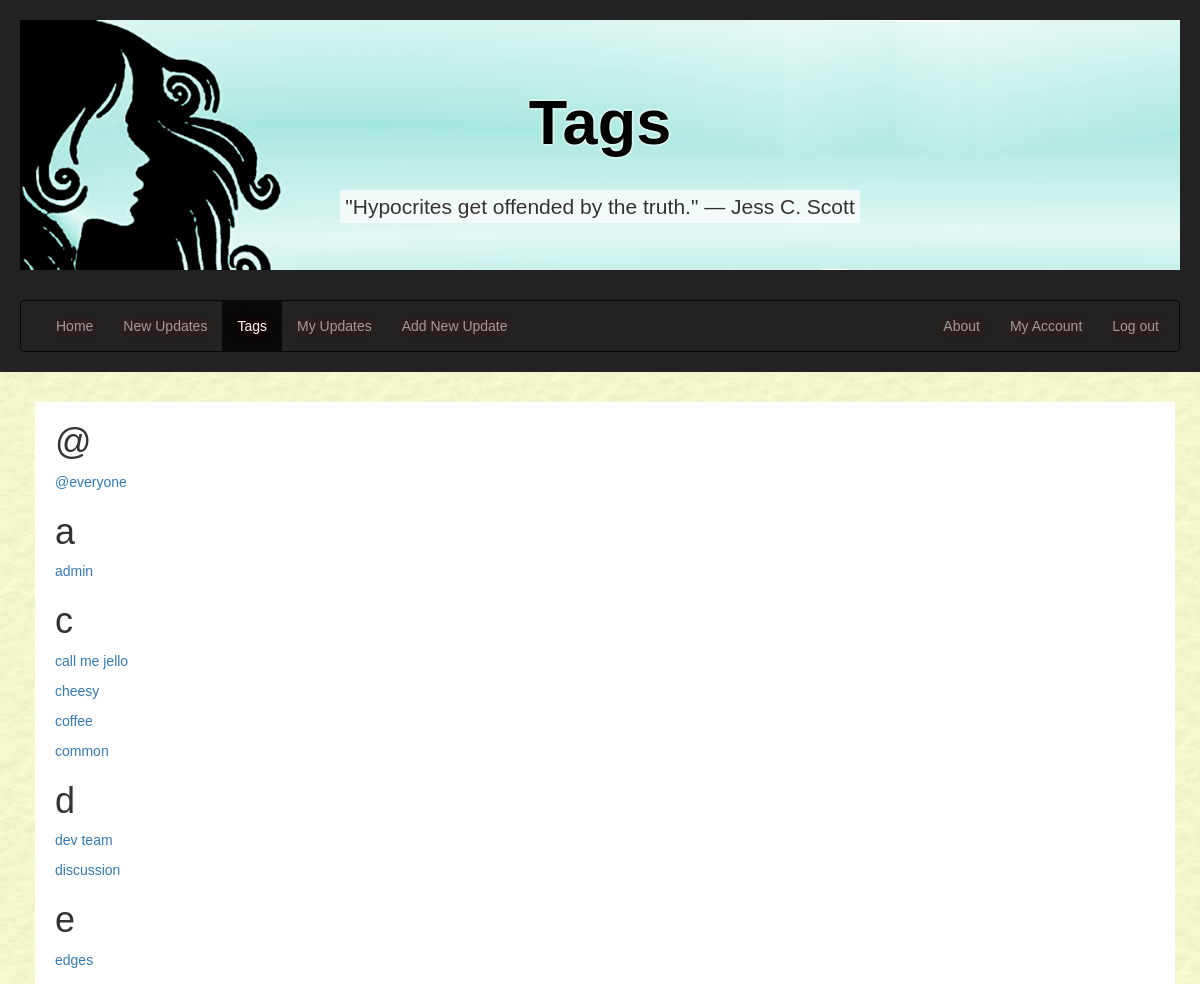
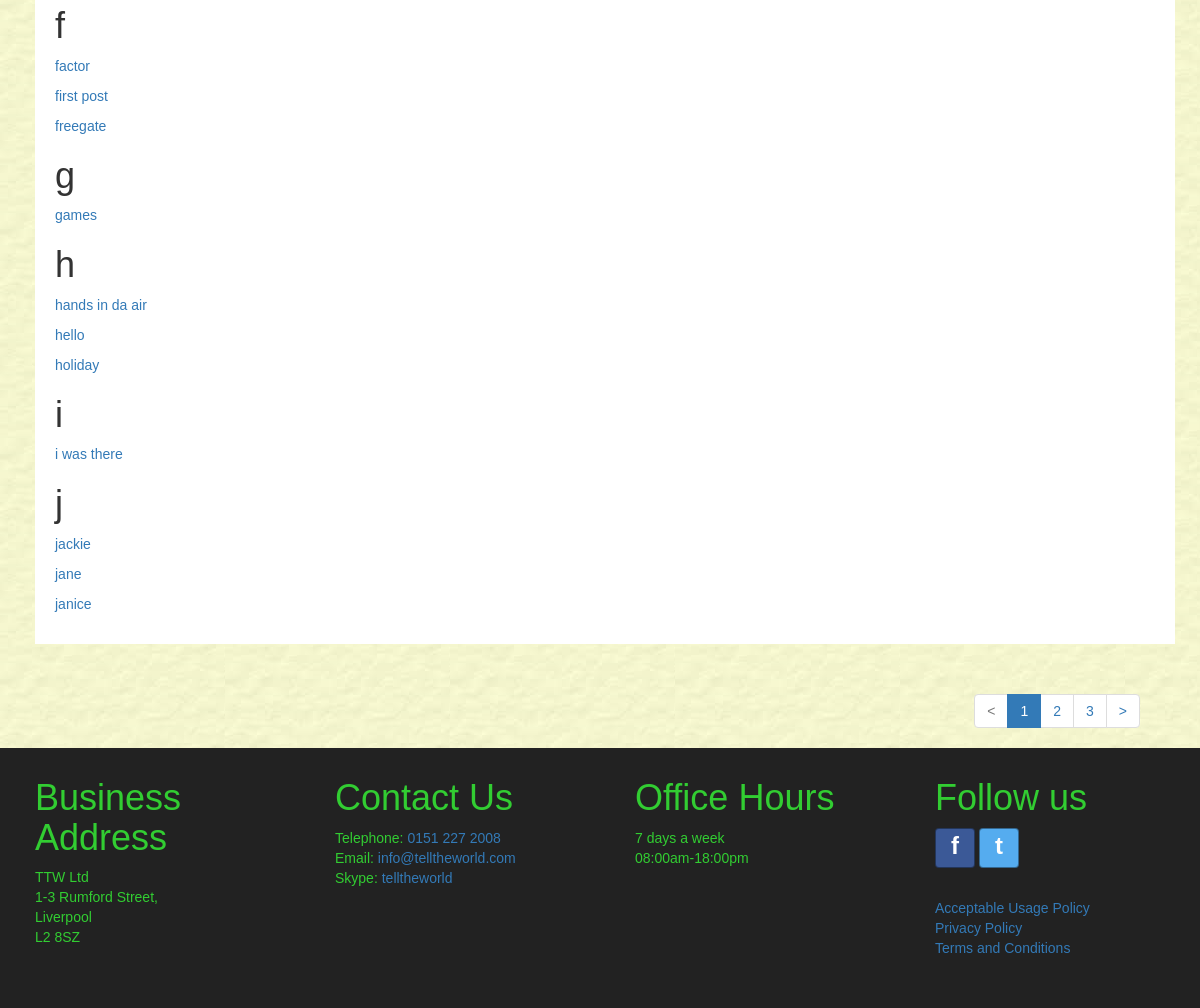
The page /tags/ (signed in) on the database its author committed (2 pictures, top to bottom).
### tellings/models.py (models this page shows, shortened)
class Tag(models.Model):
    tagID = models.AutoField(primary_key=True, db_column='tagID')
    tagName = models.CharField(max_length=15)
    @property
    def first_char(self):
        return self.tagName[0]
    class Meta:
        ordering = ['tagName']
        verbose_name = "Tag"
        verbose_name_plural = "Tags"

### tellings/views.py (the view)
# urls.py: path('tags/', TagListView.as_view(), name='tags'),
class TagListView(LoginRequiredMixin, generic.ListView):
    model = Tag
    paginate_by = 20
    http_method_names = ['get', 'post']
    def get_context_data(self, **kwargs):
        context = super(TagListView, self).get_context_data(**kwargs)
        quote = get_random_quote()
        context['quote'] = quote
        return context

### tellings/templatetags/my_tags.py (called while the page is built)
@register.simple_tag(takes_context=True)
def param_replace(context, **kwargs):
    d = context['request'].GET.copy()
    for k, v in kwargs.items():
        d[k] = v
    for k in [k for k, v in d.items() if not v]:
        del d[k]
    return d.urlencode()

### tellings/views.py (called while the page is built)
def get_random_quote():
    secure_random = random.SystemRandom()
    random_quote = secure_random.choice(random_quotes)
    return _(random_quote)

### tellings/templates/tellings/tag_list.html (shortened to what this page needs)
{% extends 'tellings/base.html' %}
{% block headertitle1 %}Tags{% endblock headertitle1 %}
{% block content %}
  <div class="container-fluid main-content">
    <div class="container allUserUpdates" id="userUpdates">
      <div class="row white-inner-container">
        {% if tag_list %}
          {% regroup tag_list by first_char as first_char_list %}
          {% for sort_by_first_char in first_char_list %}
            <h1>{{ sort_by_first_char.grouper }}</h1>
              {% for item in sort_by_first_char.list %}
                <p>
                  <a href="{% url 'tellings:newupdates' %}?tagName={{ item.tagName }}" name="{{ item.tagName }}">{{ item.tagName }}</a>
                </p>
              {% endfor %}
           {% endfor %}
        {% else %}
          <p>No results found.</p>
        {% endif %}
      </div>
    </div>
  </div>
{% endblock %}

### tellings/static/tellings/css/style.css (style rules this page uses)
* { font-family: Arial, Helvetica, sans-serif; margin: 0; padding: 0; color: #333; }
body { background-image: url('../imgs/bgimage.jpg'); }
.container-fluid { margin: 0px; padding-left: 20px; padding-right: 20px; }
.main-content { min-height: 550px; }
.row { margin:0px; }
.white-inner-container { margin-top: 30px; margin-bottom: 30px; padding: 20px; padding-top: 0px; background-color: #FFF; }

### rows shown on the page
Tag: tagName "@everyone"
Tag: tagName "admin"
Tag: tagName "call me jello"
Tag: tagName "cheesy"
Tag: tagName "coffee"
Tag: tagName "common"
Tag: tagName "dev team"
Tag: tagName "discussion"
Tag: tagName "edges"
Tag: tagName "factor"
Tag: tagName "first post"
Tag: tagName "freegate"
Tag: tagName "games"
Tag: tagName "hands in da air"
Tag: tagName "hello"
Tag: tagName "holiday"
Tag: tagName "i was there"
Tag: tagName "jackie"
Tag: tagName "jane"
Tag: tagName "janice"

### other values the page prints
{{ quote }} "\"Hypocrites get offended by the truth.\" ― Jess C. Scott"
{{ sort_by_first_char.grouper }} "@" "a" "c" "d" "e" "f" "g" "h" "i" "j"
{{ i }} "1"
{{ i }} "2" "3"
